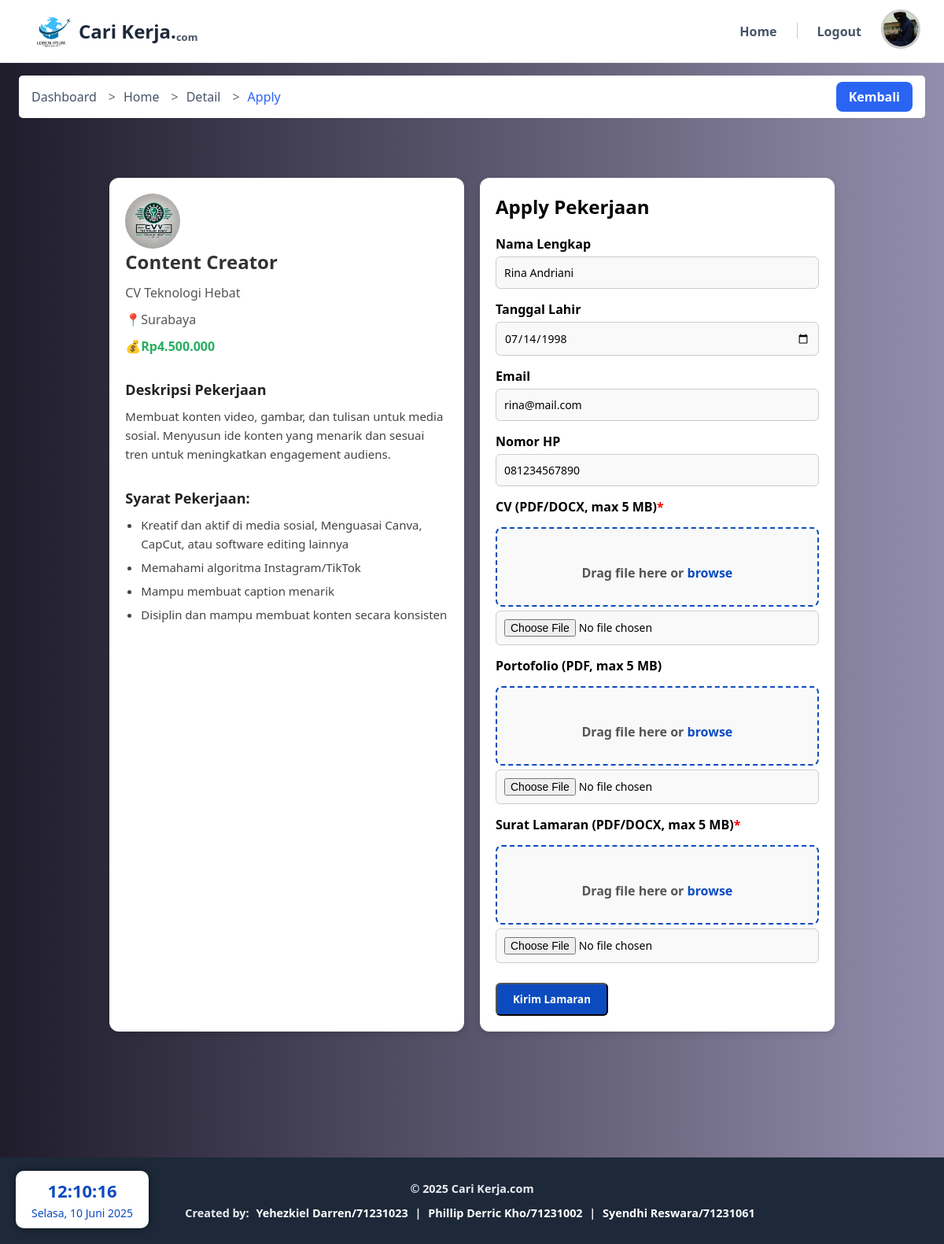
Page /apply.php?id=9 (signed in) on the earlier database version.
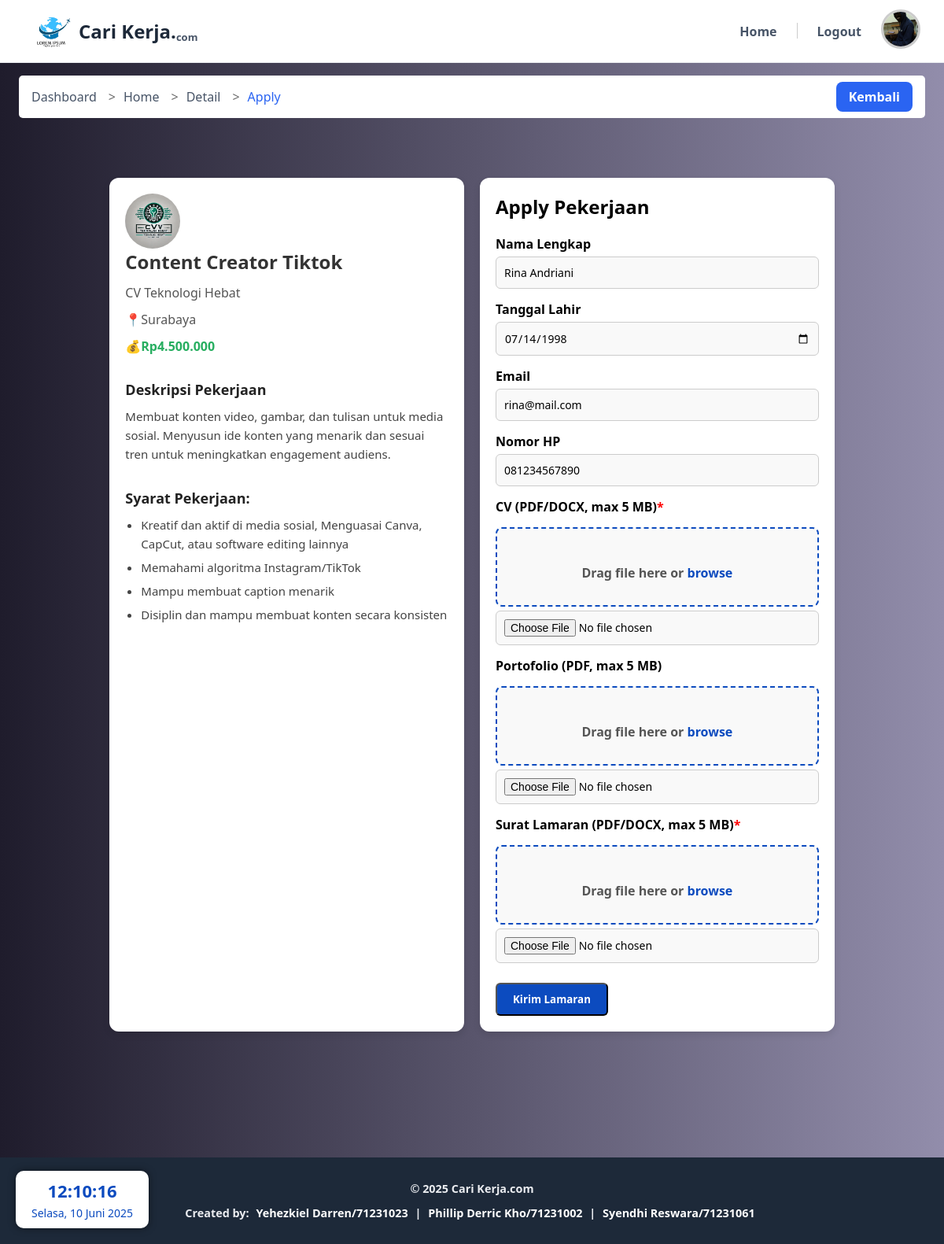
Same page on the later database version.
### tables this page shows
CREATE TABLE `lowongan` (
  `id` int(11) NOT NULL,
  `perusahaan_id` int(11) DEFAULT NULL,
  `kategori` varchar(50) DEFAULT NULL,
  `nama_pekerjaan` varchar(100) DEFAULT NULL,
  `jenis_pekerjaan` enum('Full-time','Part-time','Remote','Freelance') DEFAULT NULL,
  `lokasi` text DEFAULT NULL,
  `gaji` varchar(100) DEFAULT NULL,
  `deskripsi` text DEFAULT NULL,
  `syarat` text DEFAULT NULL,
  `tanggal_batas` date DEFAULT NULL,
  `isPorto` tinyint(1) DEFAULT NULL,
  `tanggal_buat` date DEFAULT NULL
);

CREATE TABLE `perusahaan` (
  `id` int(11) NOT NULL,
  `user_id` int(11) DEFAULT NULL,
  `nama_perusahaan` varchar(100) DEFAULT NULL,
  `lokasi` text DEFAULT NULL,
  `logo` varchar(255) DEFAULT NULL
);

### public/apply.php (the view, shortened to what the changed rows need)
<?php
  require_once '../src/includes/connection.php';
  $id = $_GET['id'] ?? "";
  $id_pelamar = $_SESSION['id'] ?? "";
  $data_lowongan = null;
  $syarat = [];
  if (!empty($id) && is_numeric($id)) {
      $query_lowongan = "SELECT lowongan.* , perusahaan.nama_perusahaan, perusahaan.logo
                         FROM lowongan
                         JOIN perusahaan ON lowongan.perusahaan_id = perusahaan.id
                         WHERE lowongan.id = ?";
      $stmt_lowongan_detail = mysqli_prepare($conn, $query_lowongan);
      if ($stmt_lowongan_detail) {
          mysqli_stmt_bind_param($stmt_lowongan_detail, "i", $id);
          mysqli_stmt_execute($stmt_lowongan_detail);
          $result_lowongan_detail = mysqli_stmt_get_result($stmt_lowongan_detail);
          if ($result_lowongan_detail && mysqli_num_rows($result_lowongan_detail) > 0) {
              $data_lowongan = mysqli_fetch_assoc($result_lowongan_detail);
              $syarat = explode("; ", $data_lowongan['syarat'] ?? '');
          } else {
              $pesan_display = "Pekerjaan tidak ditemukan!";
          }
      } else {
          $pesan_display = "Gagal mengambil detail lowongan: " . mysqli_error($conn);
      }
  } else if (empty($id) && !isset($_POST['submit'])) {
      $pesan_display = "ID Pekerjaan tidak valid.";
      header("Location: index.php?pesan=" . urlencode($pesan));
      exit();
  }
  $data_pencari_kerja = null;
  if (!empty($id_pelamar)) {
      $query_pencari = "SELECT * from pencari_kerja WHERE id = ?";
      $stmt_pencari = mysqli_prepare($conn, $query_pencari);
      if ($stmt_pencari) {
          mysqli_stmt_bind_param($stmt_pencari, "i", $id_pelamar);
          mysqli_stmt_execute($stmt_pencari);
          $result_pencari = mysqli_stmt_get_result($stmt_pencari);
          $data_pencari_kerja = mysqli_fetch_assoc($result_pencari);
      } else {
          $pesan_display = "Gagal mengambil data pelamar: " . mysqli_error($conn);
      }
  }
?>
<!DOCTYPE html>
<html lang="en">
  <head>
    <link rel="stylesheet" href="assets/css/global-styles.css" />
    <link rel="stylesheet" href="assets/css/apply.css" />
    <link rel="stylesheet" href="assets/css/time.css" />
    <link rel="stylesheet" href="assets/css/file-upload.css" />
  </head>
  <body>
    <main>
    <?php if ($data_lowongan): ?>
      <section class="main-container">
        <div class="job-container">
          <div class="company-logo">
            <img src="<?= (isset($data_lowongan['logo']) && !empty($data_lowongan['logo']) && file_exists($data_lowongan['logo'])) ? htmlspecialchars($data_lowongan['logo']) : 'assets/img/ProfilePicture.jpg' ?>" alt="Logo Perusahaan">
          </div>
          <div class="job-details">
            <h1><?= htmlspecialchars($data_lowongan['nama_pekerjaan']); ?></h1>
            <p class="company-name"><?= htmlspecialchars($data_lowongan["nama_perusahaan"]); ?></p>
            <p class="location">📍<?= htmlspecialchars($data_lowongan['lokasi']); ?></p>
            <p class="salary">💰<?= htmlspecialchars($data_lowongan['gaji']); ?></p>
            <div class="description">
              <h2>Deskripsi Pekerjaan</h2>
              <p><?= nl2br(htmlspecialchars($data_lowongan['deskripsi'])); ?></p>
            </div>
            <div class="requirements">
              <h4>Syarat Pekerjaan:</h4>
              <ul>
                <?php foreach ($syarat as $item): ?>
                  <li><?= htmlspecialchars(trim($item)); ?></li>
                <?php endforeach; ?>
              </ul>
            </div>
          </div>
        </div>
        <div class="apply-section">
            <h2>Apply Pekerjaan</h2>
            <form action="apply.php?id=<?= htmlspecialchars($id) ?>" method="post" enctype="multipart/form-data">
                <div class="form-group">
                  <label for="nama_lengkap">Nama Lengkap</label>
                  <input type="text" id="nama_lengkap" name="nama_lengkap" required value="<?= isset($data_pencari_kerja['nama_lengkap']) ? htmlspecialchars($data_pencari_kerja['nama_lengkap']): htmlspecialchars($_POST['nama_lengkap'] ?? '') ?> ">
                </div>
                <div class="form-group">
                  <label for="tanggal_lahir">Tanggal Lahir</label>
                  <input type="date" id="tanggal_lahir" name="tanggal_lahir" required value="<?= isset($data_pencari_kerja['tanggal_lahir']) ? htmlspecialchars($data_pencari_kerja['tanggal_lahir']) : htmlspecialchars($_POST['tanggal_lahir'] ?? '') ?>">
                </div>
                <div class="form-group">
                  <label for="email">Email</label>
                  <input type="email" id="email" name="email" required value="<?= isset($data_pencari_kerja['email']) ? htmlspecialchars($data_pencari_kerja['email']): htmlspecialchars($_POST['email'] ?? '') ?>">
                </div>
                <div class="form-group">
                  <label for="nomor_hp">Nomor HP</label>
                  <input type="text" id="nomor_hp" name="nomor_hp" value="<?= isset($data_pencari_kerja['no_hp']) ? htmlspecialchars($data_pencari_kerja['no_hp']): htmlspecialchars($_POST['nomor_hp'] ?? '') ?>" required pattern="[0-9]+">
                </div>
                <div class="form-group">
                  <label for="cv">CV (PDF/DOCX, max 5 MB)<span style="color:red;">*</span></label>
                  <div class="file-upload-wrapper">
                    <label for="cv" class="file-upload-label">
                      <div class="file-upload-text">Drag file here or <span class="browse-link">browse</span></div>
                    </label>
                    <input type="file" id="cv" name="cv" accept=".pdf,.docx" required>
                  </div>
                </div>
                <?php if (isset($data_lowongan['isPorto']) && $data_lowongan['isPorto']==1): ?>
                <div class="form-group">
                  <label for="portofolio">Portofolio (PDF, max 5 MB)</label>
                  <div class="file-upload-wrapper">
                    <label for="cv" class="file-upload-label">
                      <div class="file-upload-text">Drag file here or <span class="browse-link">browse</span></div>
                    </label>
                    <input type="file" id="portofolio" name="portofolio" accept=".pdf" >
                  </div>
                </div>
                <?php endif;?>
                <div class="form-group">
                  <label for="surat_lamaran">Surat Lamaran (PDF/DOCX, max 5 MB)<span style="color:red;">*</span></label>
                  <div class="file-upload-wrapper">
                    <label for="cv" class="file-upload-label">
                      <div class="file-upload-text">Drag file here or <span class="browse-link">browse</span></div>
                    </label>
                    <input type="file" id="surat_lamaran" name="surat_lamaran" accept=".pdf,.docx" required>
                  </div>
                </div>
                <button type="submit" name="submit" value="submit" class="btn-apply">Kirim Lamaran</button>
            </form>
        </div>
      </section>
    <?php endif; ?>
    </main>
  </body>
</html>

Differences in the rows shown:
changed lowongan "Surabaya": nama_pekerjaan "Content Creator" → "Content Creator Tiktok"
